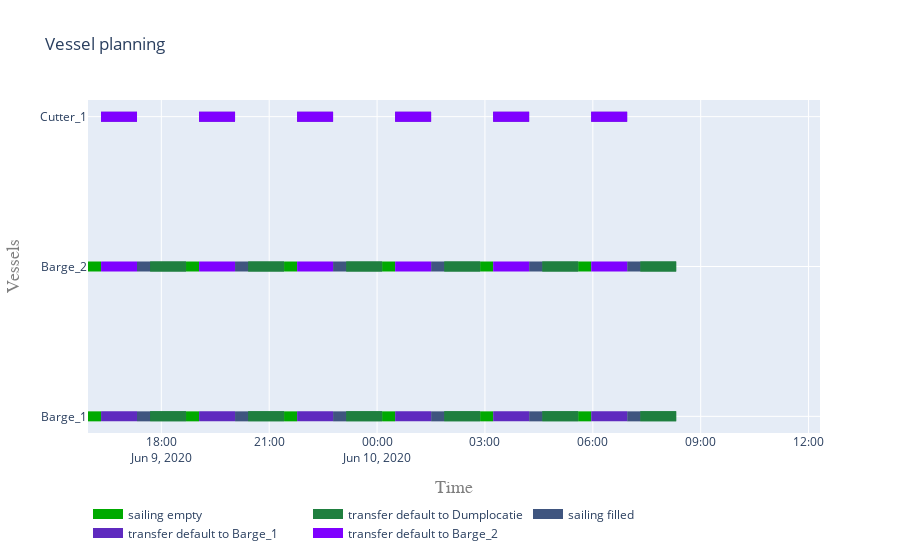

The notebook cell saved with this chart:
### Code cell
objects = list(sim.simulation_objects["vessels"].values())
activities = []
for obj in objects:
    print(set(obj.log["Message"]))
    activities.extend(set(obj.log["Message"]))

activities = list(set(activities))

            
C = np.linspace(0,255, len(activities))
colors = {}

for i in range(len(activities)):
    colors[i] = f'rgb({int(C[i]/2)},{int(C[len(C) - 1 - i]/1.5)},{int(C[i])})'

vessel_planning(objects, activities, colors)
